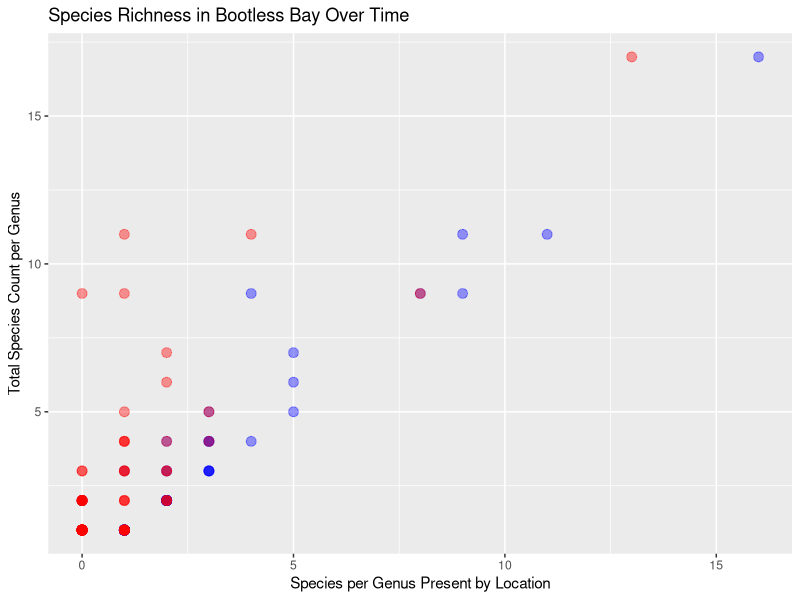
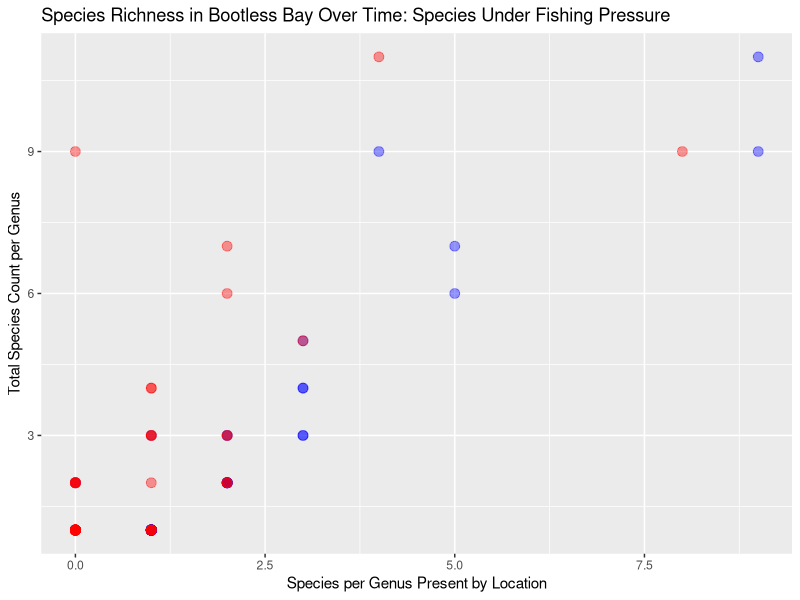
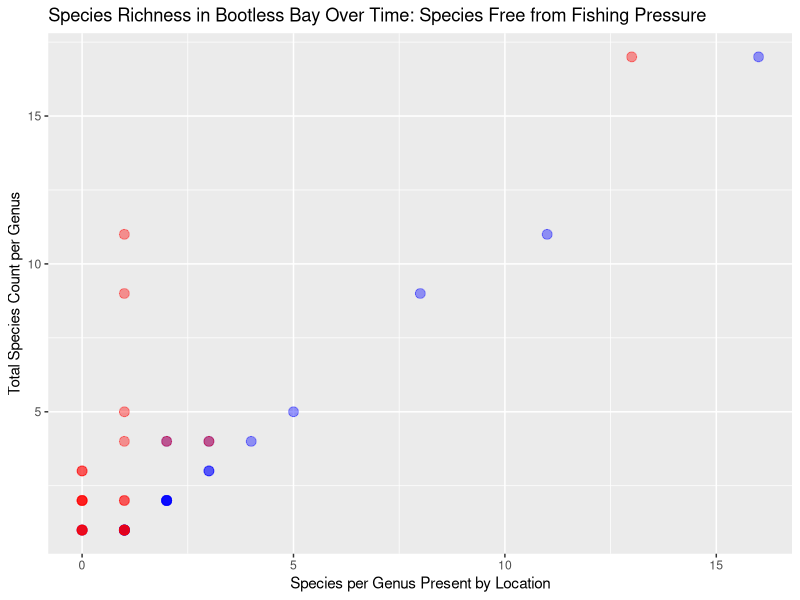
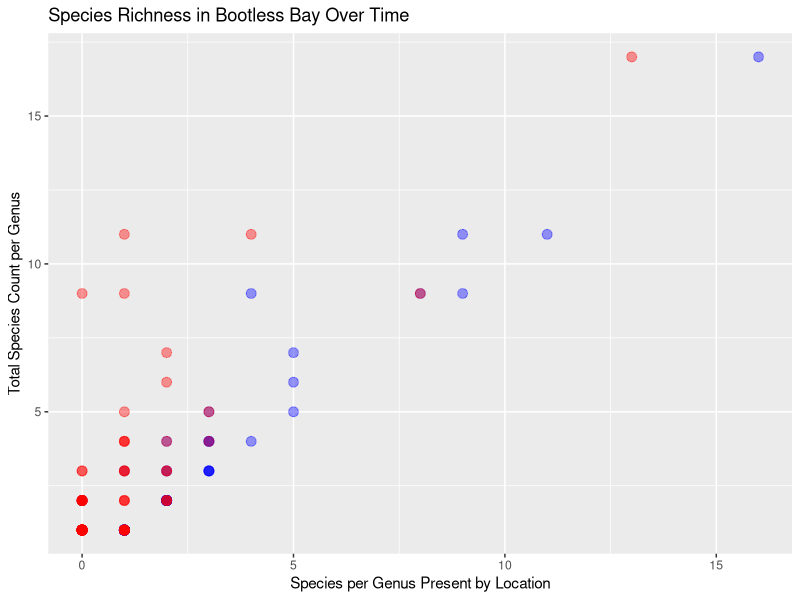
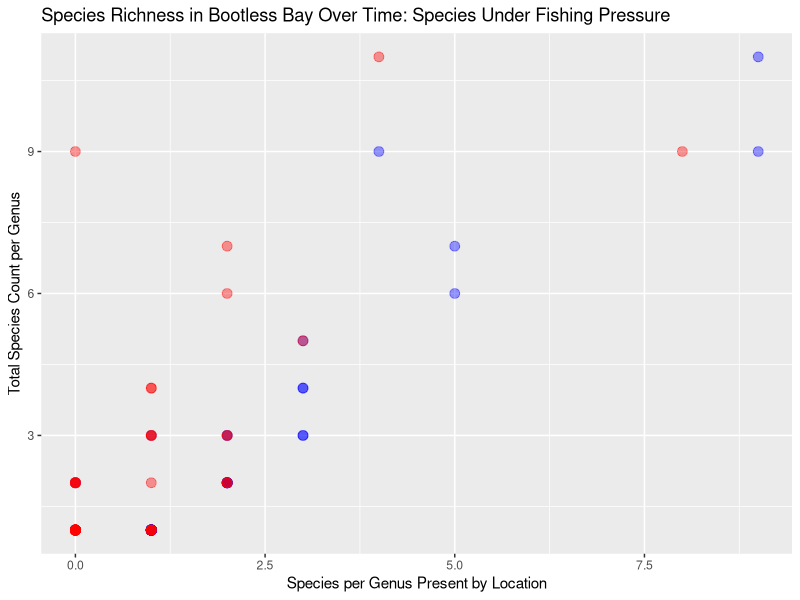
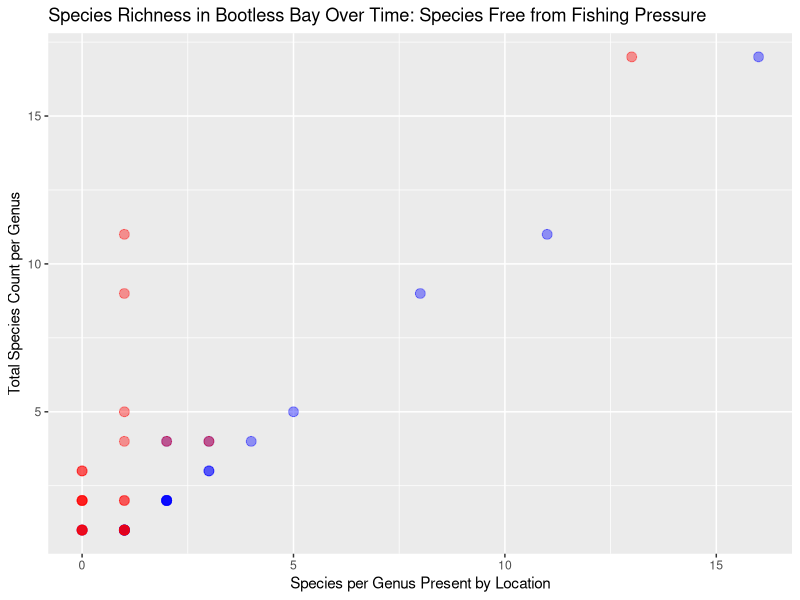

Write the R code that produced these figures, in order.
# Read in data

reef_fish <- read.csv("Data/Supplemental201.csv")
View(reef_fish)

# Isolate useful columns, filter out rows where species were not present at either location

library(tidyverse)

reef_fish_bootless <- select(reef_fish, Genus, species, Bootless, Museum.Bootless, Fished) %>% 
  filter(Bootless > 0 | Museum.Bootless > 0) %>% 
  filter(Bootless < 50)
View(reef_fish_bootless)

# Make tables of fished and not fished species at both locations, filter out rows where species were not present at either location

reef_fish_bootless_fished <- filter(reef_fish_bootless, Fished == "fished" | Fished == "Fished") %>% 
  filter(Bootless > 0 | Museum.Bootless > 0) %>% 
  filter(Bootless < 50)
View(reef_fish_bootless_fished)

reef_fish_bootless_notfished <- filter(reef_fish_bootless, Fished == "not fished") %>% 
  filter(Bootless > 0 | Museum.Bootless > 0) %>% 
  filter(Bootless < 50)
View(reef_fish_bootless_notfished)

# count fish at each site based on genus, listing number of species

reef_fish_bootless_sp <- group_by(reef_fish_bootless, Genus) %>%
  summarise(
    bootless = sum(Bootless),
    Museum.Bootless = sum(Museum.Bootless),
    n_species = n())
View(reef_fish_bootless_sp)

# Same procedure for fished/not fished

bootless_fished_sp <- group_by(reef_fish_bootless_fished, Genus) %>% 
  summarise(
    bootless = sum(Bootless),
    Museum.Bootless = sum(Museum.Bootless),
    n_species = n())
View(bootless_fished_sp)

bootless_notfished_sp <- group_by(reef_fish_bootless_notfished, Genus) %>% 
  summarise(
    bootless = sum(Bootless),
    Museum.Bootless = sum(Museum.Bootless),
    n_species = n())
View(bootless_notfished_sp)

# Graphs of species present by locaion vs total species at each location

ggplot(reef_fish_bootless_sp) +
  geom_point(aes(x = bootless, y = n_species), color = "blue", size = 3, alpha = 0.4) +
  geom_point(aes(x = Museum.Bootless, y = n_species), color = "red", size = 3, alpha = 0.4) +
  labs(x = "Species per Genus Present by Location", y = "Total Species Count per Genus") +
  ggtitle("Species Richness in Bootless Bay Over Time")
ggsave("Figures/Species_Bootless_vs_Museum.jpg")

# Same procedure for fished/not fished

ggplot(bootless_fished_sp) +
  geom_point(aes(x = bootless, y = n_species), color = "blue", size = 3, alpha = 0.4) +
  geom_point(aes(x = Museum.Bootless, y = n_species), color = "red", size = 3, alpha = 0.4) +
  labs(x = "Species per Genus Present by Location", y = "Total Species Count per Genus") +
  ggtitle("Species Richness in Bootless Bay Over Time: Species Under Fishing Pressure")
ggsave("Figures/Species_Fished.jpg")

ggplot(bootless_notfished_sp) +
  geom_point(aes(x = bootless, y = n_species), color = "blue", size = 3, alpha = 0.4) +
  geom_point(aes(x = Museum.Bootless, y = n_species), color = "red", size = 3, alpha = 0.4) +
  labs(x = "Species per Genus Present by Location", y = "Total Species Count per Genus") +
  ggtitle("Species Richness in Bootless Bay Over Time: Species Free from Fishing Pressure")
ggsave("Figures/Species_NotFished.jpg")